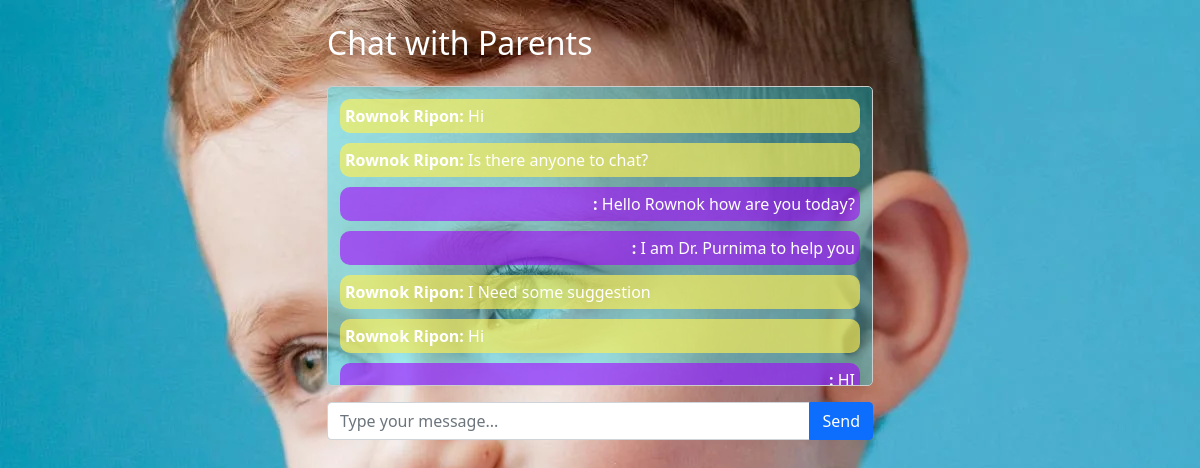
The page /Hospital/chat.php on the database its author committed.
### tables this page shows
CREATE TABLE `chat_messages` (
  `id` int(11) NOT NULL,
  `message` text NOT NULL,
  `sender_type` varchar(50) NOT NULL,
  `timestamp` timestamp NOT NULL DEFAULT current_timestamp(),
  `sender_id` int(11) DEFAULT NULL
);

CREATE TABLE `general_user` (
  `id` int(11) NOT NULL,
  `Name` varchar(125) NOT NULL,
  `Email` varchar(125) NOT NULL,
  `Pass` varchar(255) NOT NULL,
  `NID` varchar(125) NOT NULL,
  `Phone` varchar(125) NOT NULL,
  `Gender` varchar(15) NOT NULL,
  `DOB` date NOT NULL,
  `address` varchar(254) NOT NULL,
  `fathersName` varchar(254) NOT NULL,
  `mothersName` varchar(254) NOT NULL,
  `conPass` varchar(254) NOT NULL
);

### Hospital/chat.php (the view, shortened to what this page needs)
<?php
$conn = mysqli_connect('localhost', 'root', '', 'vaccinated_db');
$sql = "SELECT cm.*, gu.Name AS sender_name FROM chat_messages cm
        LEFT JOIN general_user gu ON cm.sender_id = gu.id";
$result = mysqli_query($conn, $sql);
$messages = [];
if ($result && mysqli_num_rows($result) > 0) {
    while ($row = mysqli_fetch_assoc($result)) {
        $messages[] = $row;
    }
}
?>
<!DOCTYPE html>
<html>
<head>
    <link href="https://cdn.jsdelivr.net/npm/bootstrap@5.0.2/dist/css/bootstrap.min.css" rel="stylesheet">
</head>
<body>
<div class="container mt-4">
    <div class="row">
        <div class="col-md-6 offset-md-3">
            <h2 class="mb-4" style="color:#fff;">Chat with Parents</h2>
            <div id="chat-box" style="height: 300px; border: 1px solid #ccc; overflow-y: scroll;">
                <?php foreach ($messages as $message) : ?>
                    <?php
                    $messageClass = ($message['sender_type'] === 'hospital') ? 'hospital-message' : 'parent-message';
                    $alignClass = ($message['sender_type'] === 'hospital') ? 'text-right' : 'text-left';
                    $sender = ($message['sender_type'] === 'hospital') ? $loggedInHospitalName : $message['sender_name'];
                    ?>
                    <p class="<?php echo $messageClass . ' ' . $alignClass; ?>" data-message-id="<?php echo $message['id']; ?>">
                        <strong><?php echo $sender . ': '; ?></strong><?php echo $message['message']; ?>
                    </p>
                <?php endforeach; ?>
            </div>
            <form id="chat-form" class="input-group mt-3" method="POST">
                <input type="text" name="message" id="message-input" class="form-control" placeholder="Type your message...">
                <button type="submit" class="btn btn-primary">Send</button>
            </form>
        </div>
    </div>
</div>
</body>
</html>

### Hospital/chat.php (style rules this page uses)
body { background-image: url("../dist/img/bg.png"); }
div#chat-box { background: #00e5ff59; color: #fff; padding: 12px; border-radius: 5px; }
.hospital-message { text-align: right; color: #fff; background-color: #a600ff96; padding: 5px; border-radius: 10px; margin-bottom: 10px; }
.parent-message { text-align: left; color: #fff; background-color: #fff054a8; padding: 5px; border-radius: 10px; margin-bottom: 10px; }

### rows shown on the page
chat_messages: general_user.Name "Rownok Ripon", message "Hi"
chat_messages: general_user.Name "Rownok Ripon", message "Is there anyone to chat?"
chat_messages: message "Hello Rownok how are you today?"
chat_messages: message "I am Dr. Purnima to help you"
chat_messages: general_user.Name "Rownok Ripon", message "I Need some suggestion"
chat_messages: general_user.Name "Rownok Ripon", message "Hi"
chat_messages: message "HI"
